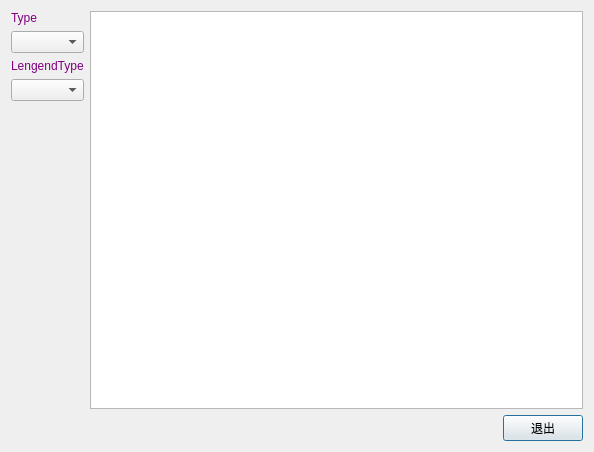
<?xml version="1.0" encoding="UTF-8"?>
<ui version="4.0">
 <class>lds_chart_nightcharts_Dialog</class>
 <widget class="QDialog" name="lds_chart_nightcharts_Dialog">
  <property name="geometry">
   <rect>
    <x>0</x>
    <y>0</y>
    <width>594</width>
    <height>452</height>
   </rect>
  </property>
  <property name="windowTitle">
   <string>Dialog</string>
  </property>
  <layout class="QVBoxLayout" name="verticalLayout_3">
   <item>
    <layout class="QHBoxLayout" name="horizontalLayout" stretch="0,0">
     <item>
      <layout class="QVBoxLayout" name="verticalLayout_2">
       <item>
        <layout class="QVBoxLayout" name="verticalLayout">
         <item>
          <widget class="QLabel" name="label">
           <property name="styleSheet">
            <string notr="true">color:purple;</string>
           </property>
           <property name="text">
            <string>Type</string>
           </property>
          </widget>
         </item>
         <item>
          <widget class="QComboBox" name="comboBox_type"/>
         </item>
         <item>
          <widget class="QLabel" name="label_2">
           <property name="styleSheet">
            <string notr="true">color:purple;</string>
           </property>
           <property name="text">
            <string>LengendType</string>
           </property>
          </widget>
         </item>
         <item>
          <widget class="QComboBox" name="comboBox_lengendtype"/>
         </item>
        </layout>
       </item>
       <item>
        <spacer name="verticalSpacer">
         <property name="orientation">
          <enum>Qt::Vertical</enum>
         </property>
         <property name="sizeHint" stdset="0">
          <size>
           <width>20</width>
           <height>40</height>
          </size>
         </property>
        </spacer>
       </item>
      </layout>
     </item>
     <item>
      <widget class="lds_graphicsview" name="graphicsView"/>
     </item>
    </layout>
   </item>
   <item>
    <layout class="QHBoxLayout" name="horizontalLayout_2">
     <item>
      <spacer name="horizontalSpacer">
       <property name="orientation">
        <enum>Qt::Horizontal</enum>
       </property>
       <property name="sizeHint" stdset="0">
        <size>
         <width>40</width>
         <height>20</height>
        </size>
       </property>
      </spacer>
     </item>
     <item>
      <widget class="lds_toolbar_button" name="pushButton">
       <property name="text">
        <string>退出</string>
       </property>
       <property name="outer_stylesheet" stdset="0">
        <string>pushbutton</string>
       </property>
      </widget>
     </item>
    </layout>
   </item>
  </layout>
 </widget>
 <customwidgets>
  <customwidget>
   <class>lds_toolbar_button</class>
   <extends>QPushButton</extends>
   <header>lds_toolbar_button.h</header>
  </customwidget>
  <customwidget>
   <class>lds_graphicsview</class>
   <extends>QGraphicsView</extends>
   <header>lds_graphicsview.h</header>
  </customwidget>
 </customwidgets>
 <resources/>
 <connections/>
</ui>
